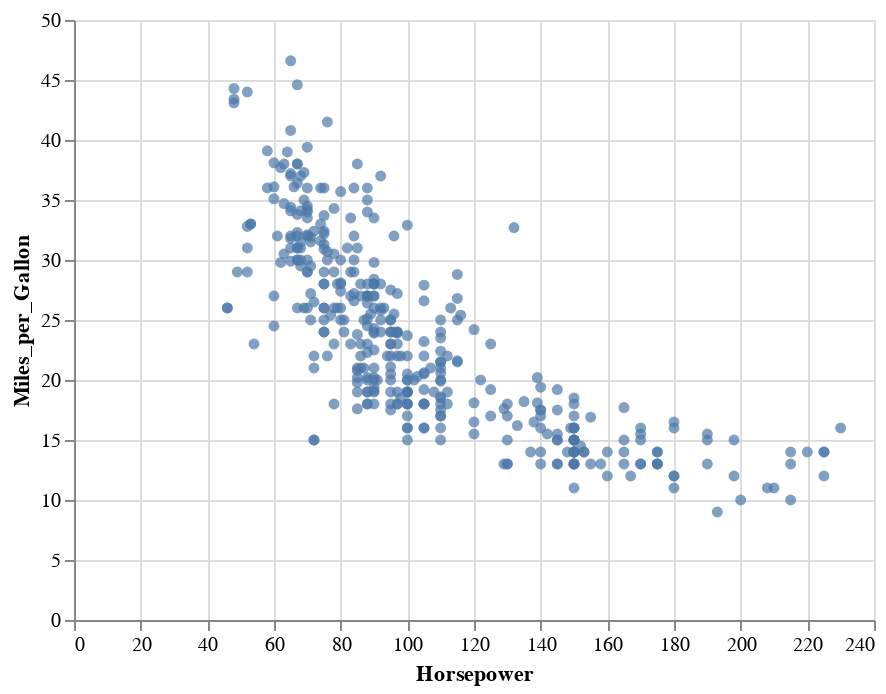

Notebook code for this chart:
### Markdown cell above
## Interval selections

One of the unique features of Altair
is that it does not only define a grammar of graphics,
but also a grammar of interactivity,
which makes it intuitive to add many of the plot-to-plot interactions.
This interactivity is specified in the Altair/Vega-lite spec,
so when you export your plot to HTML files,
the interactivity is still there in the HTML and JS code,
even after you shut down your Python/JupyterLab.
This is called client side interactivity and is great for emailing someone an interactive chart.
In contrast,
the dash components require an active Python server running
for their interactivity.

### Code cell
import altair as alt
from vega_datasets import data


cars = data.cars()

alt.Chart(cars).mark_circle().encode(
    x='Horsepower',
    y='Miles_per_Gallon')

### Figure 1 — Vega-Lite specification as saved in the notebook (floating-point values rounded to 4 significant figures; data arrays with more than 128 entries replaced by an {"elided": "..."} marker saying what was removed)
{"config": {"view": {"continuousWidth": 400, "continuousHeight": 300}}, "data": {"name": "data-f02450ab61490a1363517a0190416235"}, "mark": "circle", "encoding": {"x": {"type": "quantitative", "field": "Horsepower"}, "y": {"type": "quantitative", "field": "Miles_per_Gallon"}}, "$schema": "https://vega.github.io/schema/vega-lite/v4.8.1.json", "datasets": {"data-f02450ab61490a1363517a0190416235": {"elided": "406 records"}}}
